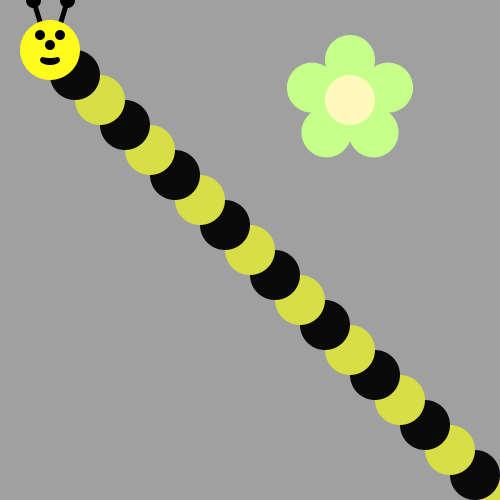
Frame 1 (no input)
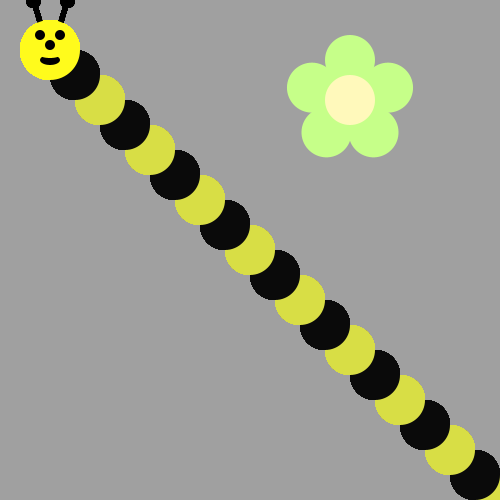
Frame 60 (the mouse pressed at the canvas centre just before this capture)
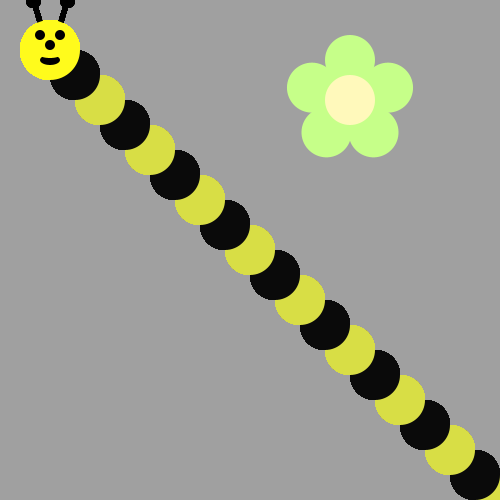
Frame 120 (the mouse held since frame 60 and released just before this capture)

The Processing sketch that drew these frames (run headless with seeded random() and noise(); from frame 60 on, the mouse is pressed at the canvas centre):

// Processing sketch: bumble_bee
// ── bumble_bee.pde

void setup() {
     ellipseMode(CENTER);
     size(500, 500);
     background(160, 160, 160);
     drawFlower(350, 100);
}

void draw() {
  
// First run the program and you should see a flower.  
  
  
/* Then, use a loop to make a body for the Bee! 
(see the image on the recipe, it's a diagonal line of circles)
Use modulo to make the colors alternate between yellow and black
*/

for(int i = 600; i > 40;i-=25){
  if(i % 2 == 0){
    fill(#D8DE45);
  }
  else{
    fill(10);
  }
ellipse(i,i,50,50);


}
/*
Now put his head on using drawBeeFace(x,y)
*/
drawBeeFace(50,50);
}

/**************   Use these methods but  DON'T CHANGE THE CODE BELOW  **************/

void drawFlower(int x, int y) {
     noStroke();
     translate(x, y);
     // draw 5 petals, rotating after each one
     fill(#c6ff89);      // green
      for (int i = 0; i < 5; i++) {
           ellipse(0, -40, 50, 50);
          rotate(radians(72));
     }
     fill(#fff9bb); // light yellow
     ellipse(0, 0, 50, 50);
} 
void drawBeeFace(int BeeFaceX, int BeeFaceY) {
     noStroke();
     fill(0, 0, 0);
     stroke(1);
     strokeWeight(5);
     line(BeeFaceX-10, BeeFaceY-27, BeeFaceX-17, BeeFaceY-50);
     line(BeeFaceX+10, BeeFaceY-27, BeeFaceX+17, BeeFaceY-50);
     ellipse(BeeFaceX-17, BeeFaceY-50, 10, 10);
     ellipse(BeeFaceX+17, BeeFaceY-50, 10, 10);
     noStroke();
     fill(255, 251, 28);
     ellipse(BeeFaceX, BeeFaceY, 60, 60); // face
     fill(255, 237, 209);
     fill(0,0,0);
      ellipse(BeeFaceX-10, BeeFaceY-15, 10, 10); // eyes
     ellipse(BeeFaceX+10, BeeFaceY-15, 10, 10);
      ellipse(BeeFaceX, BeeFaceY-5, 10, 10); // nose
      ellipse(BeeFaceX, BeeFaceY+10, 20, 10);// mouth
     fill(255, 251, 28);
     ellipse(BeeFaceX, BeeFaceY+5, 20, 6);
}
